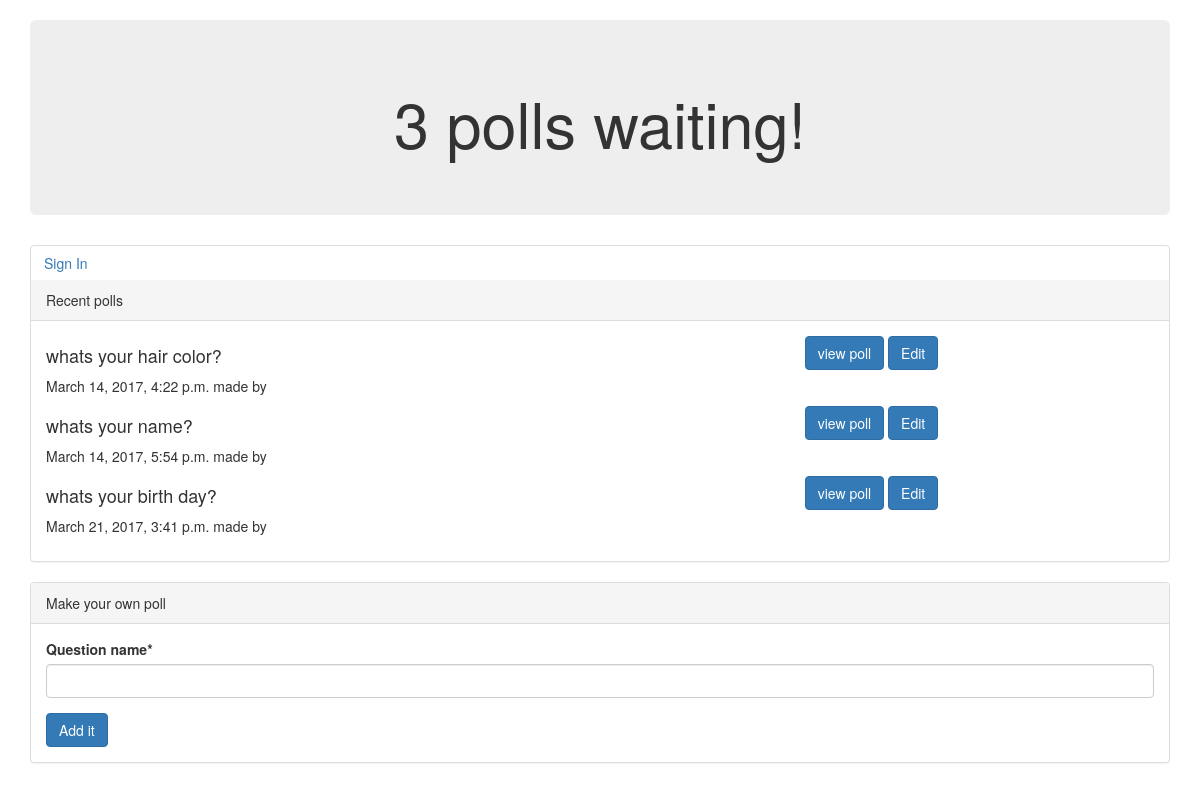
/polls/, run on an earlier commit of the app's database.
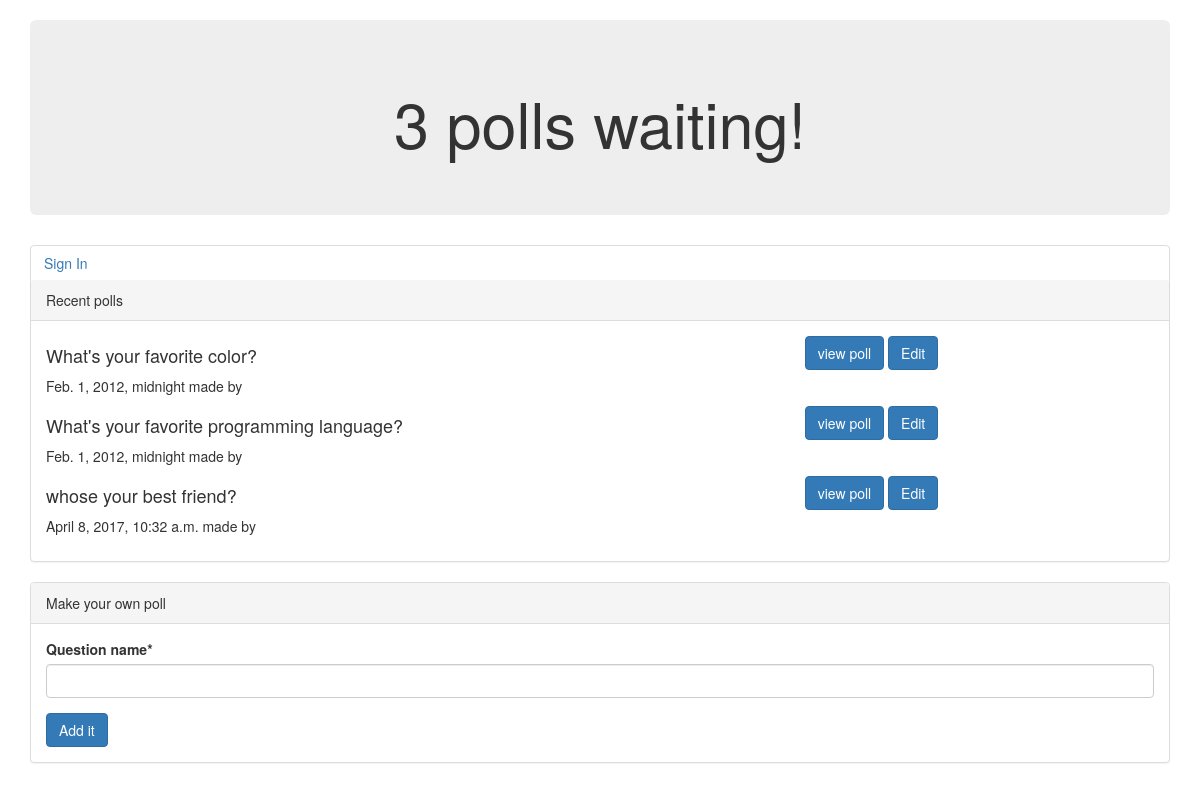
And on a later commit of the database.
### polls/models.py (models this page shows, shortened)
class Question(models.Model):
    question_text = models.CharField(max_length=200)
    pub_date = models.DateTimeField('date published')
    owner = models.ForeignKey(User)
    slug = models.CharField(max_length=255)

### polls/views.py (the view, shortened to what this page needs)
def index(request):
    question_list = Question.objects.all()
    question_count = question_list.count()
    if request.method == 'GET':
        form = Myform()
        context = {"questions":question_list, "question_count":question_count,"form":form}
        return render(request, "polls/index.html", context)
    else:
        return render(request, "polls/oops.html")

### polls/forms.py
class Myform(forms.Form):
    question_name = forms.CharField(max_length=200, min_length=1, required=True)

### polls/templates/polls/index.html (shortened to what this page needs)
{% extends 'polls/base.html'%}
{% load static %}
{% block header %}
{% load crispy_forms_tags %}
<h1> {{question_count}} polls waiting! </h1>
{% endblock %}
{% block content %}
<div class="panel panel-default">
{% if  user.is_authenticated %}
<a href="{% url 'polls:signin' %}" class="btn">Sign Out</a>
    {% else %}
    <a href="{% url 'polls:signin' %}" class="btn">Sign In</a>
        {% endif %}
    <div class="panel-heading">Recent polls</div>
    <div class="panel-body">
        {% for question in questions %}
        <div class="row">
            <div class="col col-xs-6 col-sm-8">
                <h4>{{question.question_text}}</h4>
                <p>{{ question.pub_date }} made by {{ question.owner }}</p>
            </div>
            <div class="col col-xs-6 col-sm-4">
                <a href="{% url 'polls:detail' question.id %}" class="btn btn-primary">view poll</a>
                <a href="{% url 'polls:edit' question.id %}" class="btn btn-primary">Edit</a>
            </div>
        </div>
        {% endfor %}
    </div>
</div>
<div class="panel panel-default">
    <div class="panel-heading">Make your own poll</div>
    <div class="panel-body">
                    <form action="{% url 'polls:add_question' %}" method="POST">
                        {{ form | crispy}}
                        <input class="btn btn-primary" type="submit" value="Add it"/>
                    </form>
            </div>
        </div>
<br/>
{% endblock %}

### polls/templates/polls/base.html (shortened to what this page needs)
<!DOCTYPE html>
{% load static %}
<html lang="en">
    <head>
        <link href="{% static 'polls/bootstrap-3.3.7-dist/css/bootstrap.css' %}" rel="stylesheet"/>
    </head>
    <body>
        <div class="container">
            <br>
            <div class="jumbotron text-center">
                    {% block header %}
                    {% endblock %}
            </div>
            {% block content %}
            {% endblock %}
        </div>
    </body>
</html>

### polls/templates/polls/base.html (style rules this page uses)
h1 { text-align:center }

What changed in the data, as far as the page shows it:
removed Question: question_text "whats your hair color?", pub_date "March 14, 2017, 4:22 p.m."
removed Question: question_text "whats your name?", pub_date "March 14, 2017, 5:54 p.m."
removed Question: question_text "whats your birth day?", pub_date "March 21, 2017, 3:41 p.m."
added Question: question_text "What's your favorite color?", pub_date "Feb. 1, 2012, midnight"
added Question: question_text "What's your favorite programming language?", pub_date "Feb. 1, 2012, midnight"
added Question: question_text "whose your best friend?", pub_date "April 8, 2017, 10:32 a.m."
